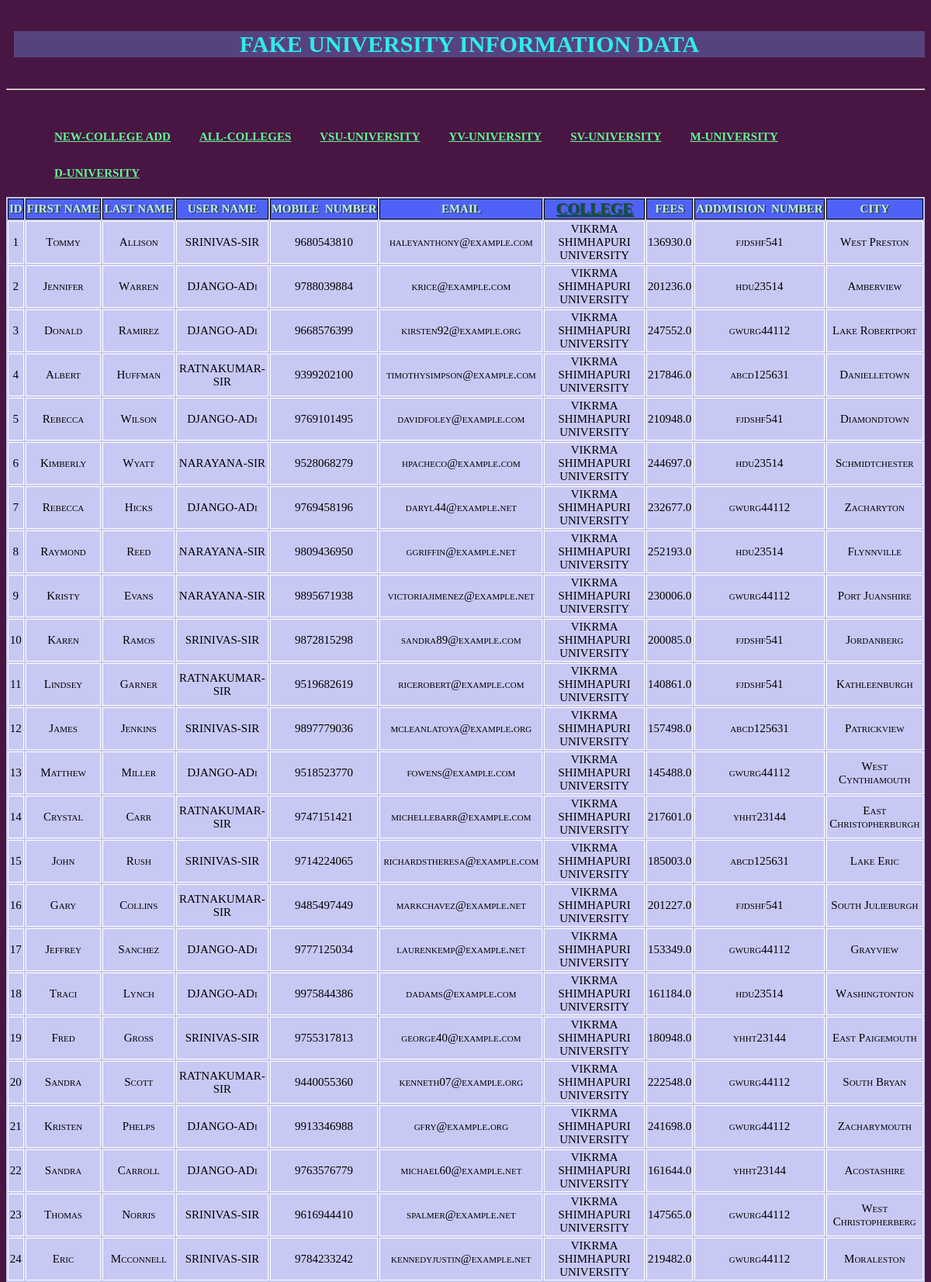
Page /VSU-college/ (upper part) on the committed database.
### college/models.py (models this page shows, shortened)
class CollegeDate(models.Model):
    first_name = models.CharField(max_length=120)
    last_name = models.CharField(max_length=120)
    username = models.CharField(max_length=120)
    mobile = models.BigIntegerField()
    email  = models.EmailField()
    college = models.CharField(max_length=250)
    city = models.CharField(max_length=120)
    fees = models.FloatField()
    addmision_numbers = models.CharField(max_length=200)

### college/views.py (the view)
# urls.py: path('VSU-college/',views.vsu_view,name='vsu'),
def vsu_view(request):
    vsu = CollegeDate.objects.filter(college='VIKRMA SHIMHAPURI UNIVERSITY')
    context = {
        'vsu':vsu
    }
    return render(request,'COLLEGE/vsu.html',context)

### college/templates/COLLEGE/vsu.html (shortened to what this page needs)
{% extends "COLLEGE/base.html" %}
{% load static %}
{% block content %}
    <table>
        <thead>
            <tr>
                <th>ID</th>
                <th>FIRST&nbsp;NAME</th>
                <th>LAST&nbsp;NAME</th>
                <th>USER&nbsp;NAME</th>
                <th>MOBILE&nbsp;&nbsp;NUMBER</th>
                <th>EMAIL</th>
                <th><a href="#">COLLEGE</a></th>
                <th>FEES</th>
                <th>ADDMISION&nbsp;&nbsp;NUMBER</th>
                <th>CITY</th>
            </tr>
        </thead>
        <tbody>
            {% for i in vsu %}
            <tr>
                <td>{{forloop.counter}}</td>
                <td>{{i.first_name}}</td>
                <td>{{i.last_name}}</td>
                <td>{{i.username}}</td>
                <td>{{i.mobile}}</td>
                <td>{{i.email}}</td>
                <td>{{i.college}}</td>
                <td>{{i.fees}}</td>
                <td>{{i.addmision_numbers}}</td>
                <td>{{i.city}}</td>
            </tr>
            {% endfor %}
        </tbody>
    </table>
{% endblock %}

### college/templates/COLLEGE/base.html (shortened to what this page needs)
<!DOCTYPE html>
{% load static %}
<html lang="en">
<head>
  <link rel="stylesheet" href="{% static 'COLLEGE\css\sty.css' %}">
</head>
<body>
  <header>
    <h4 class="university">FAKE UNIVERSITY INFORMATION DATA </h4>
    <hr>
    <ul>
      <ol>
        <li> <a class="a-diff" href="{% url 'college' %}">NEW-COLLEGE ADD</a></li>
        <li><a class="a-diff"  href="{% url 'allcolleges' %}">ALL-COLLEGES</a></li>
        <li><a class="a-diff" href="{% url 'vsu' %}">VSU-UNIVERSITY</a></li>
        <li><a class="a-diff" href="{% url 'yvu' %}">YV-UNIVERSITY</a></li>
        <li><a class="a-diff" href="{% url 'svu' %}">SV-UNIVERSITY</a></li>
        <li><a class="a-diff" href="{% url 'mhu' %}">M-UNIVERSITY</a></li>
        <li><a class="a-diff" href="{% url 'du' %}">D-UNIVERSITY</a></li>
      </ol>
    </ul>
  </header>
  {% block content %}
  {% endblock %}
<br>
</body>
</html>

### college/static/COLLEGE/css/sty.css (style rules this page uses)
body { background-color:#491543; font-size: 15px; }
.university { text-align: center; color: #2fecec; background-color:#56437e; margin-left: 10px; font-weight: 900; font-size: 30px; }
ul { display: inline; }
ol,li { display: block; float: left; margin: 10px; color: #2D561A; font-size:x-large; margin-right: 23px; }
.a-diff { font-size: 15px; font-weight: 800; color: #63F890; background-color: #96DFE4 border: 2px ridge rgb(10, 10, 8); text-shadow: #12c012; text-align: center; }
table { background-color:#c8c8f5; text-align: center; font-family: Georgia, 'Times New Roman', Times, serif; font-weight: 500; font-variant: small-caps; padding: auto; min-width: fit-content; width: 100%; padding: 0px 0px; margin: auto 0px; }
th { color: rgb(183, 240, 237); background-color:#4F62F8; font-weight: 800; text-overflow: inherit; text-shadow: 2px 1px #424242; border: 1px solid black; }
td { border: 1px solid #FFFFFF }
.foot,a { margin: 3px 2px; color: #08504f; font-size: 20px; text-transform: capitalize; }

### rows in the picture
CollegeDate: first_name "Tommy", last_name "Allison", username "SRINIVAS-SIR", mobile "9680543810", email "haleyanthony@example.com", college "VIKRMA SHIMHAPURI UNIVERSITY", fees "136930.0", addmision_numbers "fjdshf541", city "West Preston"
CollegeDate: first_name "Jennifer", last_name "Warren", username "DJANGO-ADi", mobile "9788039884", email "krice@example.com", college "VIKRMA SHIMHAPURI UNIVERSITY", fees "201236.0", addmision_numbers "hdu23514", city "Amberview"
CollegeDate: first_name "Donald", last_name "Ramirez", username "DJANGO-ADi", mobile "9668576399", email "kirsten92@example.org", college "VIKRMA SHIMHAPURI UNIVERSITY", fees "247552.0", addmision_numbers "gwurg44112", city "Lake Robertport"
CollegeDate: first_name "Albert", last_name "Huffman", username "RATNAKUMAR-SIR", mobile "9399202100", email "timothysimpson@example.com", college "VIKRMA SHIMHAPURI UNIVERSITY", fees "217846.0", addmision_numbers "abcd125631", city "Danielletown"
CollegeDate: first_name "Rebecca", last_name "Wilson", username "DJANGO-ADi", mobile "9769101495", email "davidfoley@example.com", college "VIKRMA SHIMHAPURI UNIVERSITY", fees "210948.0", addmision_numbers "fjdshf541", city "Diamondtown"
CollegeDate: first_name "Kimberly", last_name "Wyatt", username "NARAYANA-SIR", mobile "9528068279", email "hpacheco@example.com", college "VIKRMA SHIMHAPURI UNIVERSITY", fees "244697.0", addmision_numbers "hdu23514", city "Schmidtchester"
CollegeDate: first_name "Rebecca", last_name "Hicks", username "DJANGO-ADi", mobile "9769458196", email "daryl44@example.net", college "VIKRMA SHIMHAPURI UNIVERSITY", fees "232677.0", addmision_numbers "gwurg44112", city "Zacharyton"
CollegeDate: first_name "Raymond", last_name "Reed", username "NARAYANA-SIR", mobile "9809436950", email "ggriffin@example.net", college "VIKRMA SHIMHAPURI UNIVERSITY", fees "252193.0", addmision_numbers "hdu23514", city "Flynnville"
CollegeDate: first_name "Kristy", last_name "Evans", username "NARAYANA-SIR", mobile "9895671938", email "victoriajimenez@example.net", college "VIKRMA SHIMHAPURI UNIVERSITY", fees "230006.0", addmision_numbers "gwurg44112", city "Port Juanshire"
CollegeDate: first_name "Karen", last_name "Ramos", username "SRINIVAS-SIR", mobile "9872815298", email "sandra89@example.com", college "VIKRMA SHIMHAPURI UNIVERSITY", fees "200085.0", addmision_numbers "fjdshf541", city "Jordanberg"
CollegeDate: first_name "Lindsey", last_name "Garner", username "RATNAKUMAR-SIR", mobile "9519682619", email "ricerobert@example.com", college "VIKRMA SHIMHAPURI UNIVERSITY", fees "140861.0", addmision_numbers "fjdshf541", city "Kathleenburgh"
CollegeDate: first_name "James", last_name "Jenkins", username "SRINIVAS-SIR", mobile "9897779036", email "mcleanlatoya@example.org", college "VIKRMA SHIMHAPURI UNIVERSITY", fees "157498.0", addmision_numbers "abcd125631", city "Patrickview"
CollegeDate: first_name "Matthew", last_name "Miller", username "DJANGO-ADi", mobile "9518523770", email "fowens@example.com", college "VIKRMA SHIMHAPURI UNIVERSITY", fees "145488.0", addmision_numbers "gwurg44112", city "West Cynthiamouth"
CollegeDate: first_name "Crystal", last_name "Carr", username "RATNAKUMAR-SIR", mobile "9747151421", email "michellebarr@example.com", college "VIKRMA SHIMHAPURI UNIVERSITY", fees "217601.0", addmision_numbers "yhht23144", city "East Christopherburgh"
CollegeDate: first_name "John", last_name "Rush", username "SRINIVAS-SIR", mobile "9714224065", email "richardstheresa@example.com", college "VIKRMA SHIMHAPURI UNIVERSITY", fees "185003.0", addmision_numbers "abcd125631", city "Lake Eric"
CollegeDate: first_name "Gary", last_name "Collins", username "RATNAKUMAR-SIR", mobile "9485497449", email "markchavez@example.net", college "VIKRMA SHIMHAPURI UNIVERSITY", fees "201227.0", addmision_numbers "fjdshf541", city "South Julieburgh"
CollegeDate: first_name "Jeffrey", last_name "Sanchez", username "DJANGO-ADi", mobile "9777125034", email "laurenkemp@example.net", college "VIKRMA SHIMHAPURI UNIVERSITY", fees "153349.0", addmision_numbers "gwurg44112", city "Grayview"
CollegeDate: first_name "Traci", last_name "Lynch", username "DJANGO-ADi", mobile "9975844386", email "dadams@example.com", college "VIKRMA SHIMHAPURI UNIVERSITY", fees "161184.0", addmision_numbers "hdu23514", city "Washingtonton"
CollegeDate: first_name "Fred", last_name "Gross", username "SRINIVAS-SIR", mobile "9755317813", email "george40@example.com", college "VIKRMA SHIMHAPURI UNIVERSITY", fees "180948.0", addmision_numbers "yhht23144", city "East Paigemouth"
CollegeDate: first_name "Sandra", last_name "Scott", username "RATNAKUMAR-SIR", mobile "9440055360", email "kenneth07@example.org", college "VIKRMA SHIMHAPURI UNIVERSITY", fees "222548.0", addmision_numbers "gwurg44112", city "South Bryan"
CollegeDate: first_name "Kristen", last_name "Phelps", username "DJANGO-ADi", mobile "9913346988", email "gfry@example.org", college "VIKRMA SHIMHAPURI UNIVERSITY", fees "241698.0", addmision_numbers "gwurg44112", city "Zacharymouth"
CollegeDate: first_name "Sandra", last_name "Carroll", username "DJANGO-ADi", mobile "9763576779", email "michael60@example.net", college "VIKRMA SHIMHAPURI UNIVERSITY", fees "161644.0", addmision_numbers "yhht23144", city "Acostashire"
CollegeDate: first_name "Thomas", last_name "Norris", username "SRINIVAS-SIR", mobile "9616944410", email "spalmer@example.net", college "VIKRMA SHIMHAPURI UNIVERSITY", fees "147565.0", addmision_numbers "gwurg44112", city "West Christopherberg"
CollegeDate: first_name "Eric", last_name "Mcconnell", username "SRINIVAS-SIR", mobile "9784233242", email "kennedyjustin@example.net", college "VIKRMA SHIMHAPURI UNIVERSITY", fees "219482.0", addmision_numbers "gwurg44112", city "Moraleston"
